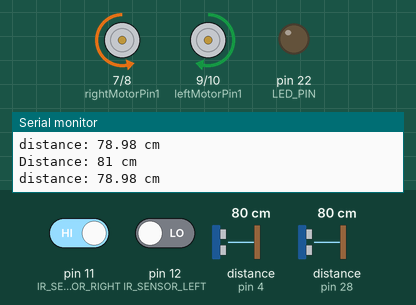
Bench run of a sketch on a simulated Arduino Mega 2560, built with avr-gcc and run on an emulated ATmega2560. On the bench: motor-driver pin pairs drawn as motors (green arrow = first pin HIGH = forward, orange = second pin HIGH = backward, longer = more drive, scaled by the enable pin), output pins drawn as LEDs (lit = HIGH), the last lines printed to the serial monitor. Wiring (inferred from the names in the program): ultrasonic range finder: trigger pin 30; echo pin 28. The inputs (shaded band) are chosen by the test bench; at power-on: distance to the obstacle (sensors on pin 4, pin 28) 80 cm, pin 11 (IR_SENSOR_RIGHT) HIGH, pin 12 (IR_SENSOR_LEFT) LOW. The echo pulse lasts 58.3 µs per cm; pins used as bus, display or sensor lines are not drawn.

Above: at 1.3 s.
1.4 s: distance to the obstacle (sensor on pin 4) set to 33 cm
4.5 s: distance to the obstacle (sensor on pin 4) set to 28 cm
At 4.9 s:
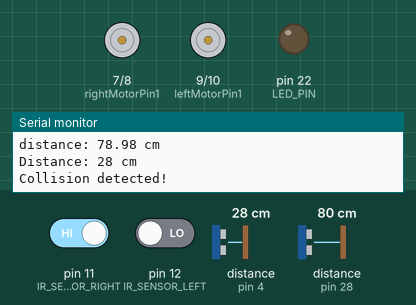
6.0 s: distance to the obstacle (sensor on pin 28) set to 9 cm
9.1 s: distance to the obstacle (sensor on pin 28) set to 6 cm
At 9.9 s:
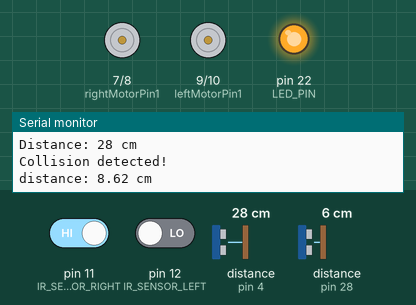
11.0 s: distance to the obstacle (sensor on pin 4) set to 35 cm
At 11.7 s:
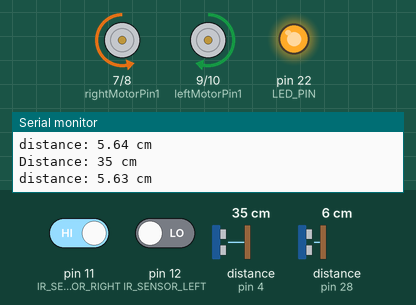
12.5 s: pin 11 (IR_SENSOR_RIGHT) driven LOW
At 13.3 s:
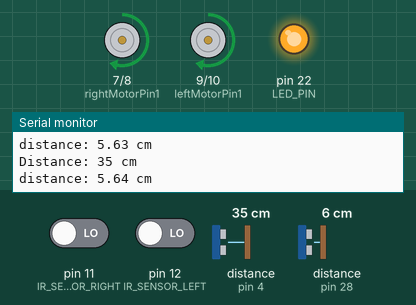
Timing chart, 0 to 15.1 s (numbered marks = the images above; inputs shaded):
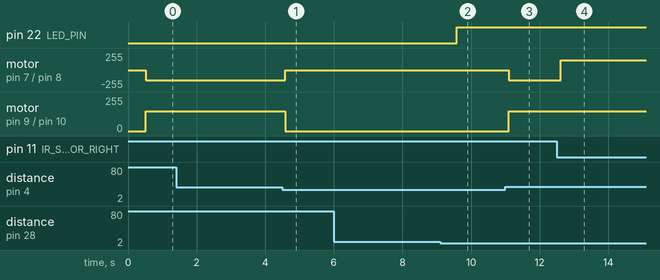

Measured:
- the behaviour switches between 31 and 30 cm on distance to the obstacle (sensor on pin 4) (found by bisection; images 0 and 1)
- the behaviour switches between 8 and 7 cm on distance to the obstacle (sensor on pin 28) (found by bisection; images 1 and 2)
- after the input at 4.5 s, motor on pin 7 (rightMotorPin1) / pin 8 (rightMotorPin2): backward 150/255 → stopped after 0.08 s; motor on pin 9 (leftMotorPin1) / pin 10 (leftMotorPin2): forward 150/255 → stopped after 0.08 s
- after the input at 9.1 s, pin 22 (LED_PIN): LOW → HIGH after 0.48 s
- after the input at 11.0 s, motor on pin 7 (rightMotorPin1) / pin 8 (rightMotorPin2): stopped → backward 150/255 after 0.10 s; motor on pin 9 (leftMotorPin1) / pin 10 (leftMotorPin2): stopped → forward 150/255 after 0.10 s
- after the input at 12.5 s, motor on pin 7 (rightMotorPin1) / pin 8 (rightMotorPin2): backward 150/255 → forward 150/255 after 0.11 s

The sketch:

Code_Automated_Waste_Management.ino
```cpp
#define IR_SENSOR_RIGHT 11
#define IR_SENSOR_LEFT 12
#define MOTOR_SPEED 150

//level sensing
const int TRIG_PIN = 30;
const int ECHO_PIN1 = 28;
const int LED_PIN  = 22;
const int DISTANCE_THRESHOLD = 7;


float duration_us, distance_cm;

// Right motor
int enableRightMotor = 6;
int rightMotorPin1 = 7;
int rightMotorPin2 = 8;

// Left motor
int enableLeftMotor = 5;
int leftMotorPin1 = 9;
int leftMotorPin2 = 10;

// Collision avoidance utrasonic sensor
#define TRIGGER_PIN 3
#define ECHO_PIN 4
#define MAX_DISTANCE 200 // Reduced maximum distance for testing

#include <NewPing.h>

NewPing sonar(TRIGGER_PIN, ECHO_PIN, MAX_DISTANCE); // NewPing setup of pins and maximum distance.

void stopMotors() {
  digitalWrite(rightMotorPin1, LOW);
  digitalWrite(rightMotorPin2, LOW);
  digitalWrite(leftMotorPin1, LOW);
  digitalWrite(leftMotorPin2, LOW);
}

void setup() {
  Serial.begin(750); // Initialize serial communication

  pinMode(TRIG_PIN, OUTPUT);
  pinMode(ECHO_PIN1, INPUT);
  pinMode(LED_PIN, OUTPUT);
  Serial.println("Setup complete.");
  pinMode(IR_SENSOR_RIGHT, INPUT);
  pinMode(IR_SENSOR_LEFT, INPUT);
  pinMode(enableRightMotor, OUTPUT);
  pinMode(rightMotorPin1, OUTPUT);
  pinMode(rightMotorPin2, OUTPUT);
  pinMode(enableLeftMotor, OUTPUT);
  pinMode(leftMotorPin1, OUTPUT);
  pinMode(leftMotorPin2, OUTPUT);
}

void loop() {
   digitalWrite(TRIG_PIN, HIGH);//for level sensing
   delayMicroseconds(10);
   digitalWrite(TRIG_PIN, LOW);


  duration_us = pulseIn(ECHO_PIN1, HIGH);

  distance_cm = 0.017 * duration_us;
//level sensing mechanism
  if(distance_cm < DISTANCE_THRESHOLD)
    digitalWrite(LED_PIN, HIGH);
  else
    digitalWrite(LED_PIN, LOW);


  Serial.print("distance: ");
  Serial.print(distance_cm);
  Serial.println(" cm");

  delay(500);

  int rightIRSensorValue = digitalRead(IR_SENSOR_RIGHT);
  int leftIRSensorValue = digitalRead(IR_SENSOR_LEFT);

  // Read distance from ultrasonic sensor
  int distance = sonar.ping_cm();

  // Print distance to serial monitor
  Serial.print("Distance: ");
  Serial.print(distance);
  Serial.println(" cm");

  // Rest of the code
  // Stop the motors if an object is detected within 10 cm
  if (distance > 0 && distance <= 30) {
    Serial.println("Collision detected!");
    stopMotors(); // Stop the motors
  } else {
    // If none of the sensors detects a black line, then go straight
    if (rightIRSensorValue == LOW && leftIRSensorValue == LOW) {
      rotateMotor(MOTOR_SPEED, MOTOR_SPEED);
    }
    // If right sensor detects a black line, then turn right
    else if (rightIRSensorValue == HIGH && leftIRSensorValue == LOW) {
      stopMotors(); // Stop the motors
      rotateMotor(-MOTOR_SPEED, MOTOR_SPEED);
    }
    // If left sensor detects a black line, then turn left
    else if (rightIRSensorValue == LOW && leftIRSensorValue == HIGH) {
      stopMotors(); // Stop the motors
      rotateMotor(MOTOR_SPEED, -MOTOR_SPEED);
    }
    // If both sensors detect a black line, then stop
    else {
      stopMotors(); // Stop the motors
      rotateMotor(0, 0);
    }
  }
}

void rotateMotor(int rightMotorSpeed, int leftMotorSpeed) {
  if (rightMotorSpeed < 0) {
    digitalWrite(rightMotorPin1, LOW);
    digitalWrite(rightMotorPin2, HIGH);
  } else if (rightMotorSpeed > 0) {
    digitalWrite(rightMotorPin1, HIGH);
    digitalWrite(rightMotorPin2, LOW);
  } else {
    digitalWrite(rightMotorPin1, LOW);
    digitalWrite(rightMotorPin2, LOW);
  }

  if (leftMotorSpeed < 0) {
    digitalWrite(leftMotorPin1, LOW);
    digitalWrite(leftMotorPin2, HIGH);
  } else if (leftMotorSpeed > 0) {
    digitalWrite(leftMotorPin1, HIGH);
    digitalWrite(leftMotorPin2, LOW);
  } else {
    digitalWrite(leftMotorPin1, LOW);
    digitalWrite(leftMotorPin2, LOW);
  }

  analogWrite(enableRightMotor, abs(rightMotorSpeed));
  analogWrite(enableLeftMotor, abs(leftMotorSpeed));
}
```
